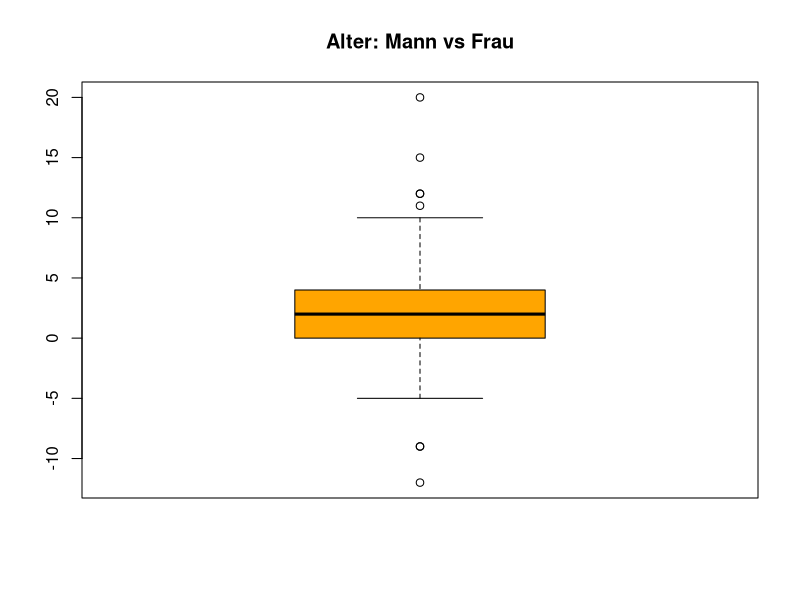

Source code (R):
mannfrau <- read.csv("./SW02/mannfrau.csv")

# b)

mannfrau[["alter.mann"]] - mannfrau[["alter.frau"]]

boxplot(mannfrau[["alter.mann"]] - mannfrau[["alter.frau"]],
  main = "Alter: Mann vs Frau", col = "orange"
)

# c)

# In einem Fall war der Mann 20 Jahre älter
# In einem fall wer die Frau 10 Jahre älter
